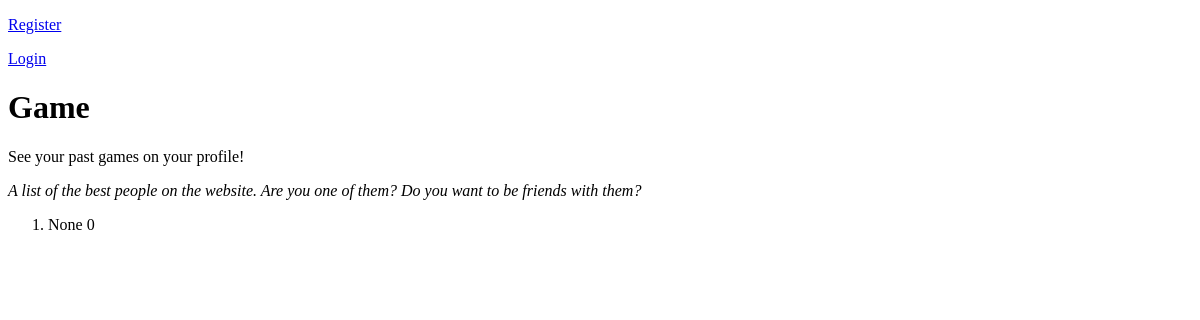
The page /leaderboard on the database as committed earlier.
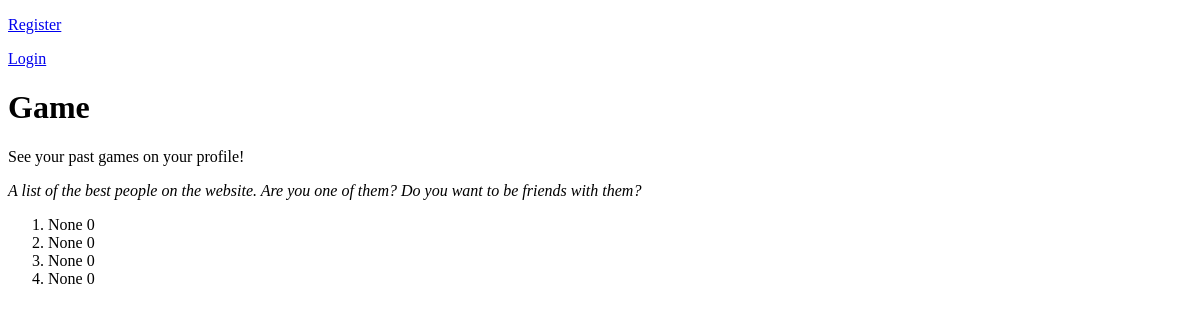
The same page on the database as committed later.
### tables this page shows
CREATE TABLE past_games
(
    user_id TEXT, 
    timestamp DATETIME,
    score INTEGER,
    cheats_used BOOLEAN,
    PRIMARY KEY(user_id,timestamp),
    FOREIGN KEY (user_id) REFERENCES users(user_id)
);

### app.py (the view)
@app.route("/leaderboard", methods=["POST", "GET"])
def leaderboard():
    db = get_db()
    results = db.execute("""SELECT user_id,score
                        FROM past_games
                        ORDER BY score DESC
                        LIMIT 10;""").fetchall()
    return render_template("leaderboard.html", results=results)

### app.py (called while the page is built)
@app.before_request
def load_logged_in_user():
    g.user = session.get("user_id", None)
    g.is_guest = session.get("is_guest",None)

### database.py (called while the page is built)
def get_db():
    if "db" not in g:
        g.db = sqlite3.connect(DATABASE,
                detect_types=sqlite3.PARSE_DECLTYPES)
        g.db.row_factory = sqlite3.Row
    return g.db

### templates/leaderboard.html
{% extends "base.html" %}
    {% block main %}
    <p>See your past games on your profile!</p>
    <p><i>A list of the best people on the website. Are you one of them? Do you want to be friends with them?</i></p>
        <ol>
            {%for result in results%}
            <li>
                {{result["user_id"]}}
                {{ result["score"] }}
            </li>
            {%endfor%}
        </ol>
{% endblock %}

### templates/base.html (shortened to what this page needs)
<!DOCTYPE html>
<html lang="en">
<head>
</head>
<body>
    <header>
        {% if g.user %}
        <p>User id: {{g.user}}</p>
            <p><a href="{{ url_for('logout') }}">Logout </a></p>
        {%else %}
            <p><a href="{{ url_for('register') }}">Register</a></p>
            <p><a href="{{ url_for('login') }}">Login</a></p>
        {% endif %}
        <h1>Game</h1>
    </header>
    {% block main %}
    {% endblock %}
</body>
</html>

Rows that differ between the two databases and show on the page:
added past_games: user_id "None", score "0"
added past_games: user_id "None", score "0"
added past_games: user_id "None", score "0"
